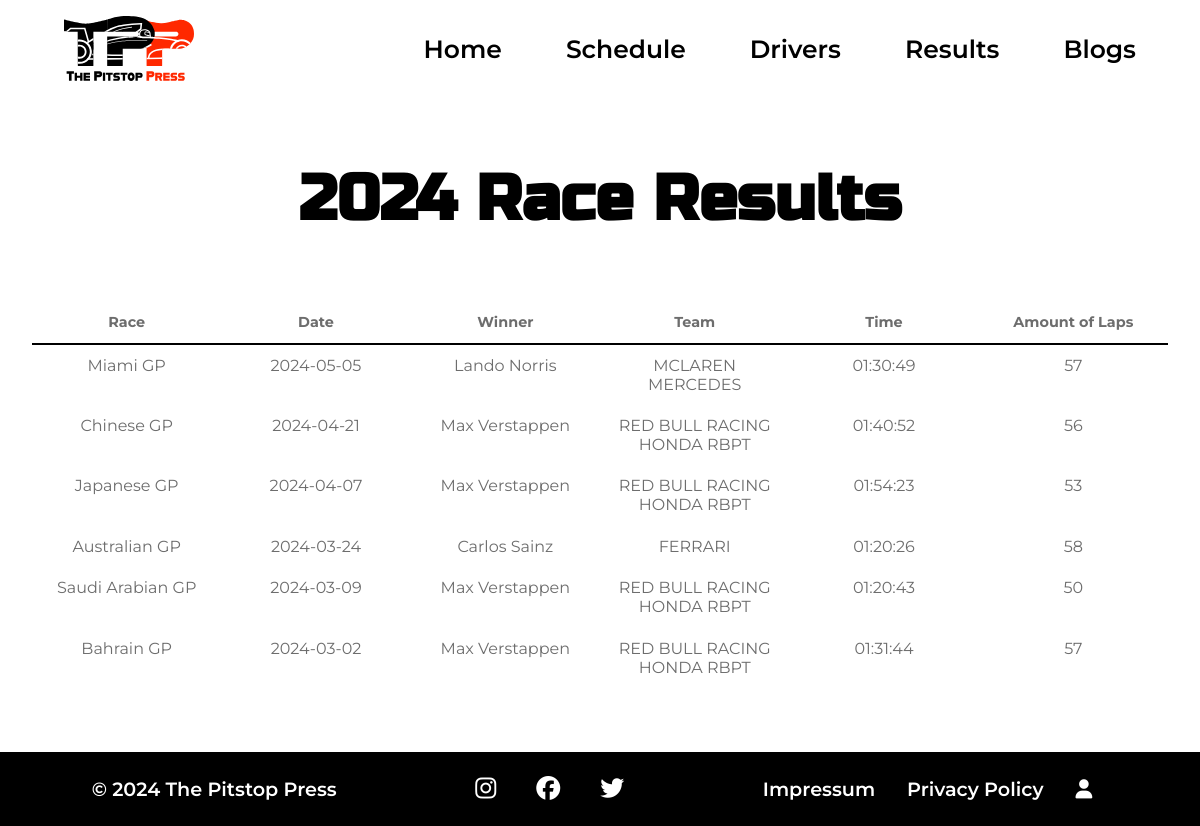
Page /home/results on the committed database.
### tables this page shows
CREATE TABLE `results` (
  `id` int(11) NOT NULL,
  `race` varchar(100) NOT NULL,
  `race_date` date NOT NULL,
  `winner` varchar(100) NOT NULL,
  `team` varchar(100) NOT NULL,
  `race_time` time NOT NULL,
  `laps` int(11) NOT NULL
);

### app/controllers/Home.php (called while the page is built, shortened)
<?php
class Home {
    public function results() {
      $resultModel = new Result();
      $results = $resultModel->findAll();
      $this->view('results', ['results' => $results]);
    }
}

### app/core/App.php (called while the page is built, shortened)
<?php
class App {
  private $method = 'index';
  private function splitURL() {
    $URL = $_GET['url'] ?? 'home';
    $URL = explode("/", trim($URL, "/"));
    return $URL;
  }
  public function loadController() {
    $URL = $this->splitURL();
    $controllerName = ucfirst($URL[0]);
    $filename = "../app/controllers/{$controllerName}.php";
    if(file_exists($filename)) {
      unset($URL[0]);
    } else {
        $this->controller = "_404";
        $filename = "../app/controllers/_404.php";
        require $filename;
    }
    $controllerInstance = new $this->controller;
    if(!empty($URL[1])) {
      if(method_exists($controllerInstance, $URL[1])) {
        $this->method = $URL[1];
        unset($URL[1]);
        }
      } else {
          if (!method_exists($controllerInstance, $this->method)) {
              $this->method = 'index';
          }
    }
    call_user_func_array([$controllerInstance, $this->method], $URL ? array_values($URL) : []);
  }
}

### public/index.php (called while the page is built, shortened)
<?php
$app = new App;
$app->loadController();
?>

### app/core/Database.php (called while the page is built, shortened)
<?php
Trait Database {
  private function connect () {
    $string = "mysql:hostname=".DBHOST.";dbname=".DBNAME;
    $con = new PDO($string, DBUSER, DBPASS);
    return $con;
  }
  public function query ($query, $data = []) {
    $con = $this->connect();
    $stm = $con->prepare($query);
    $check = $stm->execute($data);
      if($check) {
        $result = $stm->fetchAll(PDO::FETCH_ASSOC);
          if(is_array($result) && count($result)) {
            return $result;
          }
       }
        return false;
  }
}

### app/core/Model.php (called while the page is built, shortened)
<?php
Trait Model {
    protected $limit = '10';
    protected $offset = '0';
    protected $order_type = "desc";
    protected $order_column = "id";
    public function findAll() {
      $query = "select * from $this->table order by $this->order_column $this->order_type limit $this->limit offset $this->offset";
      return $this->query($query);
    }
}

### app/views/results.view.php (the view, shortened to what this page needs)
<?php
require('partials/head.php')
?>
    <link rel="stylesheet" href="<?=ROOT?>/assets/css/style.css" />
    <link rel="stylesheet" href="<?=ROOT?>/assets/css/pages/result.css" />
  </head>
  <body>
    <div class="container">
    <?php
      require('partials/header.php')
      ?>
      <main>
        <section id="race-results">
          <h1 class="heading-1">2024 Race Results</h1>
          <div class="race-results">
              <div class="results-header">
                <div class="result-column">Race</div>
                <div class="result-column date">Date</div>
                <div class="result-column winner">Winner</div>
                <div class="result-column">Team</div>
                <div class="result-column time">Time</div>
                <div class="result-column">Amount of Laps</div>
              </div>
              <?php if (!empty($results)): ?>
                <?php foreach ($results as $result): ?>
                <div class="results-row">
                  <div class="result-column"><?= htmlspecialchars($result['race']) ?></div>
                  <div class="result-column date"><?= htmlspecialchars($result['race_date']) ?></div>
                  <div class="result-column winner"><?= htmlspecialchars($result['winner']) ?></div>
                  <div class="result-column"><?= htmlspecialchars($result['team']) ?></div>
                  <div class="result-column time"><?= htmlspecialchars($result['race_time']) ?></div>
                  <div class="result-column"><?= htmlspecialchars($result['laps']) ?></div>
                </div>
                <?php endforeach; ?>
              <?php else: ?>
                <p>No results found.</p>
              <?php endif; ?>
          </div>
        </section>
      </main>
      <?php
      require('partials/footer.php')
      ?>
    </div>
  </body>
</html>

### public/assets/css/style.css (style rules this page uses)
html { scroll-behavior: smooth; }
body { font-family: "Montserrat", sans-serif; font-weight: 400; }
:root { --span-color: black; --btn-color: #6d6d6d; }
.container { display: -webkit-box; display: -ms-flexbox; display: flex; -webkit-box-orient: vertical; -webkit-box-direction: normal; -ms-flex-direction: column; flex-direction: column; -webkit-box-pack: justify; -ms-flex-pack: justify; justify-content: space-between; min-height: 100vh; }
.heading-1 { display: -webkit-box; display: -ms-flexbox; display: flex; -webkit-box-pack: center; -ms-flex-pack: center; justify-content: center; padding: 4rem 0; }

### public/assets/css/pages/result.css (style rules this page uses)
.race-results { display: flex; flex-direction: column; color: #6d6d6d; padding: 0 2rem 4rem 2rem; }
.results-header, .results-row { display: flex; justify-content: space-between; padding: 1rem 0; }
.results-header { font-weight: bold; font-size: 1.3rem; border-bottom: 2px solid black; }
.result-column { flex: 1; text-align: center; padding: 0 0.5rem; }
@media (max-width: 100em) { .results-header, .results-row { font-size: 1rem; padding: 0.7rem 0; } }
@media (max-width: 87.3em) { .results-header { font-size: 0.9rem; } }

### public/assets/css/components/headings.css (style rules this page uses)
h1 { font-size: 4rem; font-family: "Russo One", sans-serif; }

### rows in the picture
results: race "Miami GP", race_date "2024-05-05", winner "Lando Norris", team "MCLAREN MERCEDES", race_time "01:30:49", laps "57"
results: race "Chinese GP", race_date "2024-04-21", winner "Max Verstappen", team "RED BULL RACING HONDA RBPT", race_time "01:40:52", laps "56"
results: race "Japanese GP", race_date "2024-04-07", winner "Max Verstappen", team "RED BULL RACING HONDA RBPT", race_time "01:54:23", laps "53"
results: race "Australian GP", race_date "2024-03-24", winner "Carlos Sainz", team "FERRARI", race_time "01:20:26", laps "58"
results: race "Saudi Arabian GP", race_date "2024-03-09", winner "Max Verstappen", team "RED BULL RACING HONDA RBPT", race_time "01:20:43", laps "50"
results: race "Bahrain GP", race_date "2024-03-02", winner "Max Verstappen", team "RED BULL RACING HONDA RBPT", race_time "01:31:44", laps "57"
